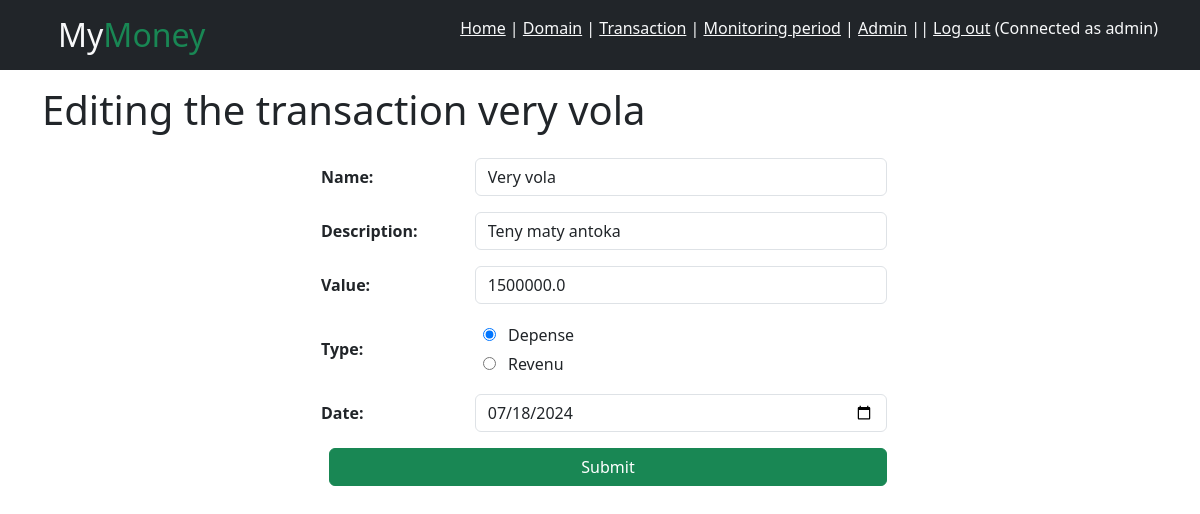
The page /transaction/edit-transaction/1 (signed in) on the database its author committed.
### accounts/models.py (models this page shows)
class CustomUser(AbstractUser):
    pass

### gestion/models.py (models this page shows)
class Transaction(models.Model):
    name = models.CharField(max_length=20, null=False)
    description = models.TextField(null=True)
    value = models.FloatField(default=0)
    domain = models.ForeignKey(Domain, on_delete=models.SET_NULL, null=True)
    gestion = models.ForeignKey(Gestion, on_delete=models.CASCADE, null=False)
    depense = models.BooleanField(default=True, null=False)
    date = models.DateField(null=False)

### gestion/views.py (the view)
# urls.py: path("transaction/edit-transaction/<int:id>", views.edit_transaction, name="edit-transaction"),
@login_required()
def edit_transaction(request, id):
    transaction = Transaction.objects.get(id=id)
    if request.method == 'POST':
        form = TransactionForm(request.POST)
        if form.is_valid():
            transaction.name = form.cleaned_data["name"]
            transaction.value = form.cleaned_data["value"]
            transaction.description = form.cleaned_data["description"]
            transaction.depense = form.cleaned_data["depense"]
            transaction.save()
            return redirect("transaction", id=transaction.domain.pk)
    else:
        form = TransactionForm(data={"name": transaction.name, "description": transaction.description, "value": transaction.value, "depense": transaction.depense, "date": transaction.date})
    return render(request, "form.html", {"form": form, "title": "Edit transaction", "action": "Editing the transaction " + transaction.name.lower()})

### gestion/forms.py
class TransactionForm(forms.ModelForm):
    def __init__(self, *args, **kwargs):
        super(TransactionForm, self).__init__(*args, **kwargs)
        self.fields['description'].required = False
        self.fields['depense'].label = "Type"
        for visible in self.visible_fields():
            visible.field.widget.attrs['class'] = 'form-control m-2'
            visible.field.widget.attrs['autocomplete'] = "off"
        self.fields['depense'].widget.attrs['class'] = "m-2"
    class Meta:
        model = Transaction
        fields = [
            "name",
            "description",
            "value",
            "depense",
            "date"
        ]
        widgets = {
            "name" : forms.TextInput(attrs={"placeholder": "Name of the transaction"}),
            "description" : forms.TextInput(attrs={"placeholder": "Description"}),
            "value" : forms.NumberInput(attrs={"placeholder": "Transaction value"}),
            "depense": forms.RadioSelect(choices=[(True, "Depense"), (False, "Revenu")]),
            "date": forms.DateInput(attrs={"type": "date", "placeholder": "dd/mm/yyyy"})
        }

### gestion/templates/form.html (shortened to what this page needs)
{% extends "base.html" %}
{% block body %}
    <div class="container">
        <h1 class="my-3">{{ action }}</h1>
        <div class="d-flex justify-content-center">
            <form method="POST" class="w-50">
                <table class="w-100">
                    {{ form.as_table }}
                </table>
                <button type="submit" class="btn btn-success w-100 m-2">Submit</button>
            </form>
        </div>
    </div>
{% endblock %}

### gestion/templates/base.html (shortened to what this page needs)
{% load static %}
<!DOCTYPE html>
<html lang="en">
<head>
    <link rel="stylesheet" href="https://cdn.jsdelivr.net/npm/bootstrap@5.3.2/dist/css/bootstrap.min.css">
</head>
<body>
    {% block header %}
        <header>
            <nav class="bg-dark text-light">
                <div class="d-flex d-flex justify-content-between container">
                    <div>
                        <h2 class="m-3">My<span class="text-success">Money</span></h2>
                    </div>
                    <div class="my-3">
                        <a href="{% url 'home' %}" class="text-light">Home</a> |
                        <a href="{% url 'domain' %}" class="text-light">Domain</a> |
                        <a href="{% url 'transaction-history' %}" class="text-light">Transaction</a> |
                        <a href="{% url 'period-to-monitor' %}" class="text-light">Monitoring period</a>
                        {% if user.is_superuser %}
                             | <a href="/admin" class="text-light">Admin</a>
                        {% endif %}
                        ||
                        {% if not user.is_authenticated %}
                            <a href="{% url 'login' %}" class="text-light">Log in</a> |
                            <a href="{% url 'signup' %}" class="text-light">Sign up</a>
                        {% else %}
                            <a href="{% url 'logout' %}" class="text-light">Log out</a> <span>(Connected as {{ user.username }})</span>
                        {% endif %}
                    </div>
                </div>
            </nav>
        </header>
    {% endblock %}
    {% block body %}{% endblock %}
</body>
</html>

### rows shown on the page
CustomUser: username "admin"
Transaction: name "Very vola", description "Teny maty antoka", value "1500000.0", depense "☑ Depense ☐ Revenu", date "07/18/2024"

### other values the page prints
{{ action }} "Editing the transaction very vola"
